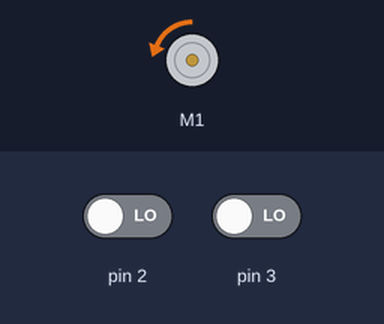
This sketch was run on a simulated Arduino Uno, built for the host (arithmetic inside an expression is 32-bit, double 64-bit). Shown: DC motor (green arrow = forward, orange = backward, longer = faster). The test bench sets the inputs (shaded band); at power-on: pin 2 LOW, pin 3 LOW.

Above: at 0.1 s.
Timing chart, 0 to 1.6 s (numbered marks = the images above):
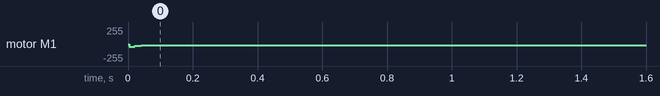

Measured:
- by itself, motor M1: stopped → backward 20/255 at 0.00 s

The sketch:

Feedback_motor_NoROS.ino
```cpp
// Hatic Feedback controller
// 2017-11-18
// Gustav Sten

#include <SoftwareSerial.h>
#include <SabertoothSimplified.h>
#include <Arduino.h>
SoftwareSerial SWSerial(NOT_A_PIN, 4); // RX on no pin (unused), TX on pin 11 (to S1).
SabertoothSimplified ST(SWSerial); // Use SWSerial as the serial port.

// Init encoder
  long enc_count = 0;
  long enc_count_old = 0;
  int dir=0;
  long deltaT=0;
  long time_old = 0;
  long time_new = 1;   // divide by 0 if set to zero [us]
  int interrupt_flag;

float Kp=0.3;         // P-part of PI-controller
float Ki=100;         // I-part of PI-controller
float Ts=1/180;       // Sample time (180Hz)

float Gearing=6.25*4; // Gear ratio
float R=0.6;          // Motor constant (from datasheet)

float Kt=6.4*0.01;    // Torque constant on motor
float Ke=Kt;

float a=Kp+Ki*Ts/2;   // Constant for the controller
float b=-Kp+Ki*Ts/2;  // constant for the controller

// Used for saving old variables and init new variables
  float U=0;
  float U1=0;
  float e=0;
  float e1=0;

// Constants
  float pi=3.14159265359;
  int duty=0;    // Used to calculate PWM-duty cycle
  float ref=-12;  // Input from model, specifies handlebar torque feedback and direction
  //Subscribe on ref
  float radps=0; // variable to keep track on current speed


void setup() {
  // Init interups from encoder A and B signal
   // A-signal
    attachInterrupt(0, encoder_isr, CHANGE);
    pinMode(2, INPUT);
   // B-signal
    attachInterrupt(1, encoder_isr, CHANGE);
    pinMode(3, INPUT);

  SWSerial.begin(9600); // Init Sabertooth h-bridge
  Serial.begin(115200); // Init baudrate
}

/*
 * Interupt function
 */
void encoder_isr() {
  static int8_t lookup_table[] = {0,-1,1,0,1,0,0,-1,-1,0,0,1,0,1,-1,0};//{0,0,0,-1,0,0,1,0,0,1,0,0,-1,0,0,0};
  static uint8_t enc_val = 0;
  enc_val = enc_val << 2;                                 // Bitshift old values
  enc_val = enc_val | (PINE & 0b0110000)>>4 ;             // get new values
  enc_count = enc_count + lookup_table[enc_val & 0b1111]; // Lookup table fancy pants.
  interrupt_flag = 1;
}

/*
 * Feedback controller function that calculates duty based on reference torwue and current rotational speed as inputs.
 */
float controller(float ref, float radps) {
  e=ref-Gearing*Kt*(U1-Ke*radps)/R; // error against reference torque
  U=U1+a*e+b*e1; // Converts error e to Voltage U (PI-controller)

  // Voltage saturation
    if (U>24){
      U=24;
    }
    else if (U<-24){
      U=-24;
    }
  e1=e; // Save current error for next loop
  U1=U; // Save current voltage for next loop
  duty=(U*127)/24; // Convert [-24,24] -> [-127,127]
  return duty;
}

/*
 * Speed calculation based on encoder values and time
 */
float calcSpeed(){
  time_new = micros();
  deltaT = time_new-time_old;
  time_old = time_new;
  radps=((enc_count-enc_count_old))*((2.0*pi*1000*1000)/(48*deltaT));
  enc_count_old = enc_count;
  return radps;
}

void loop() {
  radps=calcSpeed();              // calculate speed
  int out=controller(ref, radps); // Calculate duty cycle
  ST.motor(1, out);               // Set PWM to H-bridge
}
```
